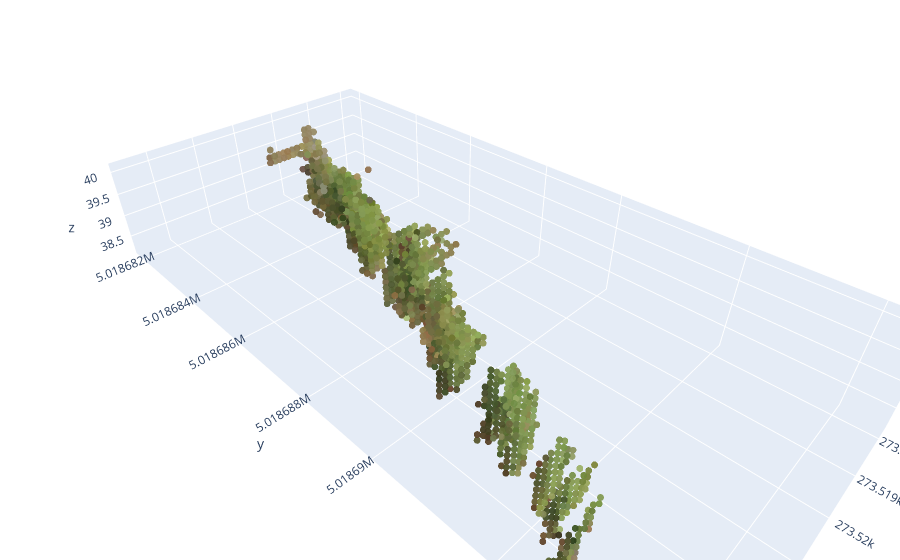

The notebook cell saved with this chart:
### Markdown cell above
Voxelgrid with reduced PCD

### Code cell
voxel_grid_reduced = o3d.geometry.VoxelGrid.create_from_point_cloud(pcd_reduced, voxel_size=vsize)
show_voxelgrid_plotly(voxel_grid_reduced, marker_size=4)

### Figure 1 — Plotly figure (JSON) as saved in the notebook; plotly's stock layout.template omitted (floating-point values rounded to 4 significant figures; data arrays with more than 128 entries replaced by an {"elided": "..."} marker saying what was removed)
{"data": [{"marker": {"color": {"elided": "1375 str values"}, "opacity": 0.95, "size": 4}, "mode": "markers", "type": "scatter3d", "x": {"elided": "1375 float values"}, "y": {"elided": "1375 float values"}, "z": {"elided": "1375 float values"}}], "layout": {"margin": {"b": 0, "l": 0, "r": 0, "t": 0}, "scene": {"aspectmode": "data"}}}
